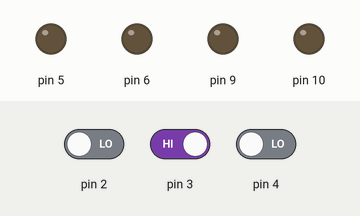
Bench run of a sketch on a simulated Arduino Uno, built with avr-gcc and run on an emulated ATmega328P. On the bench: output pins drawn as LEDs (lit = HIGH). The inputs (shaded band) are chosen by the test bench; at power-on: pin 2 LOW, pin 3 HIGH, pin 4 LOW.

Above: at 1.2 s.
1.3 s: pin 2 driven HIGH and pin 3 driven LOW
At 2.5 s:
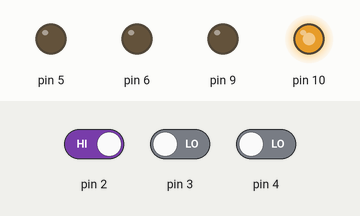
2.8 s: pin 4 driven HIGH
At 3.6 s:
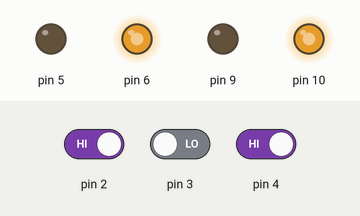
4.3 s: pin 2 driven LOW
At 4.8 s:
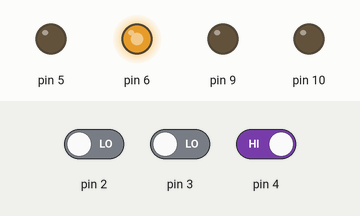
5.8 s: pin 2 driven HIGH
At 7.1 s:
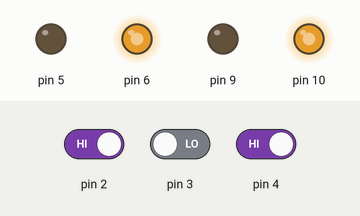
Timing chart, 0 to 8.3 s (numbered marks = the images above; inputs shaded):
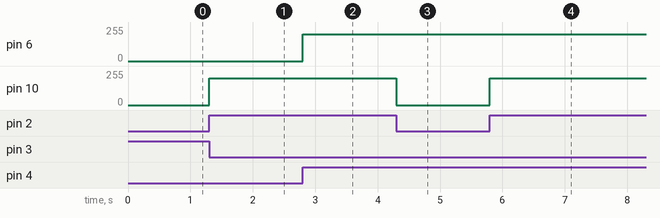

Measured:
- after the input at 1.3 s, pin 10: 0/255 → 200/255 at once
- after the input at 2.8 s, pin 6: 0/255 → 200/255 at once
- after the input at 4.3 s, pin 10: 200/255 → 0/255 at once
- after the input at 5.8 s, pin 10: 0/255 → 200/255 at once

The sketch:

sketch_jul25c.ino
```cpp
#define Lmotorf 6
#define Lmotorf 9
#define rmotorf 10
#define rmotorf 5


void setup() {
  // put your setup code here, to run once:
Serial.begin(9600);

  pinMode(5,OUTPUT);
   pinMode(10,OUTPUT);
    pinMode(6,OUTPUT);
     pinMode(9,OUTPUT);
      pinMode(2,INPUT);
       pinMode(3,INPUT);
        pinMode(4,INPUT);

}

void loop() {
  // put your main code here, to run repeatedly:
  int sensor1=digitalRead(2);
  int sensor2=digitalRead(3);
  int sensor3=digitalRead(4);
 if((sensor1==1)&&(sensor2==0)&&(sensor3==1))//forward
 {
analogWrite(6,200);
analogWrite(9,0);
analogWrite(5,0);
analogWrite(10,200);
 }
 if((sensor1==0)&&(sensor2==0)&&(sensor3==1))//left
 {
  analogWrite(6,200);
analogWrite(9,0);
analogWrite(5,0);
analogWrite(10,0);
 }
 if((sensor1==1)&&(sensor2==0)&&(sensor3==0))//right
 {
analogWrite(6,0);
analogWrite(9,0);
analogWrite(5,0);
analogWrite(10,200);
 }


}
```
